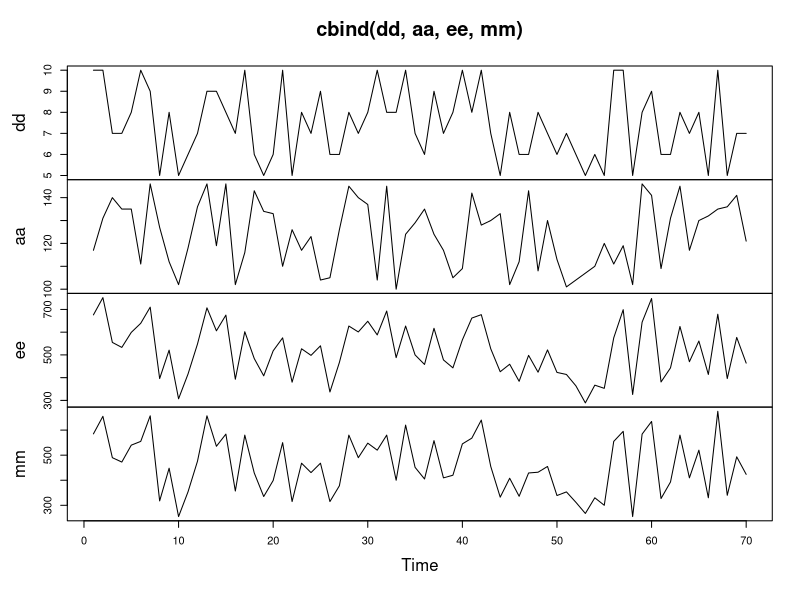
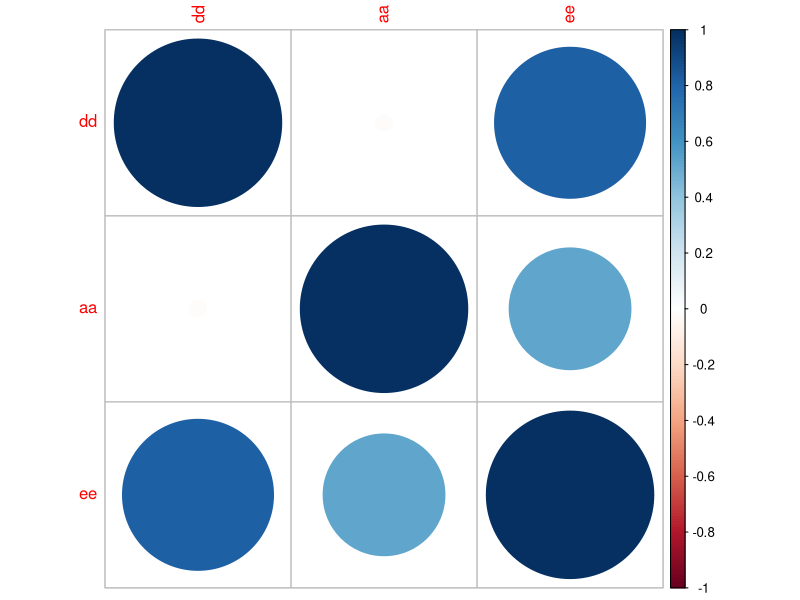

The R source for these figures, in order:

set.seed(666)

tt <- 70

ee <- rep(NA, tt)

dd <- sample(seq(5,10), tt, replace = TRUE)
aa <- sample(seq(100,150), tt, replace = TRUE)

for(t in 1:tt) {
  ee[t] <- sum(sample(seq(dd[t]), aa[t], replace = TRUE))
}





mm <- aa * dd/2

plot.ts(cbind(dd, aa, ee, mm))

corrplot::corrplot(cor(cbind(dd, aa, ee)))




